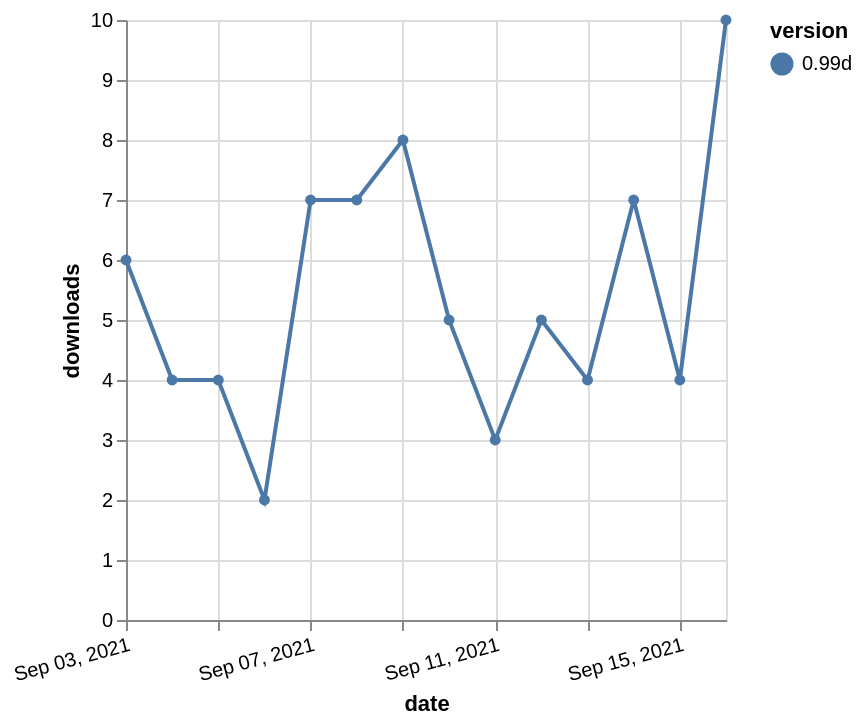

Source (Vega-Lite JSON):
### Vega-Lite specification from a JSON file in a GitHub repository (floating-point values rounded to 4 significant figures)
{"$schema": "https://vega.github.io/schema/vega-lite/v5.json", "description": "A simple bar chart with embedded data.", "data": {"values": [{"date": "2021-09-03", "total": 4913, "delta": 6, "version": "0.99d"}, {"date": "2021-09-04", "total": 4917, "delta": 4, "version": "0.99d"}, {"date": "2021-09-05", "total": 4921, "delta": 4, "version": "0.99d"}, {"date": "2021-09-06", "total": 4923, "delta": 2, "version": "0.99d"}, {"date": "2021-09-07", "total": 4930, "delta": 7, "version": "0.99d"}, {"date": "2021-09-08", "total": 4937, "delta": 7, "version": "0.99d"}, {"date": "2021-09-09", "total": 4945, "delta": 8, "version": "0.99d"}, {"date": "2021-09-10", "total": 4950, "delta": 5, "version": "0.99d"}, {"date": "2021-09-11", "total": 4953, "delta": 3, "version": "0.99d"}, {"date": "2021-09-12", "total": 4958, "delta": 5, "version": "0.99d"}, {"date": "2021-09-13", "total": 4962, "delta": 4, "version": "0.99d"}, {"date": "2021-09-14", "total": 4969, "delta": 7, "version": "0.99d"}, {"date": "2021-09-15", "total": 4973, "delta": 4, "version": "0.99d"}, {"date": "2021-09-16", "total": 4983, "delta": 10, "version": "0.99d"}]}, "width": "container", "mark": {"type": "line", "point": {"filled": true}}, "encoding": {"x": {"field": "date", "type": "temporal", "timeUnit": "yearmonthdate", "title": "date", "axis": {"labelAngle": -15}}, "y": {"field": "delta", "type": "quantitative", "title": "downloads"}, "color": {"field": "version", "type": "nominal"}, "tooltip": {"field": "delta"}}}
